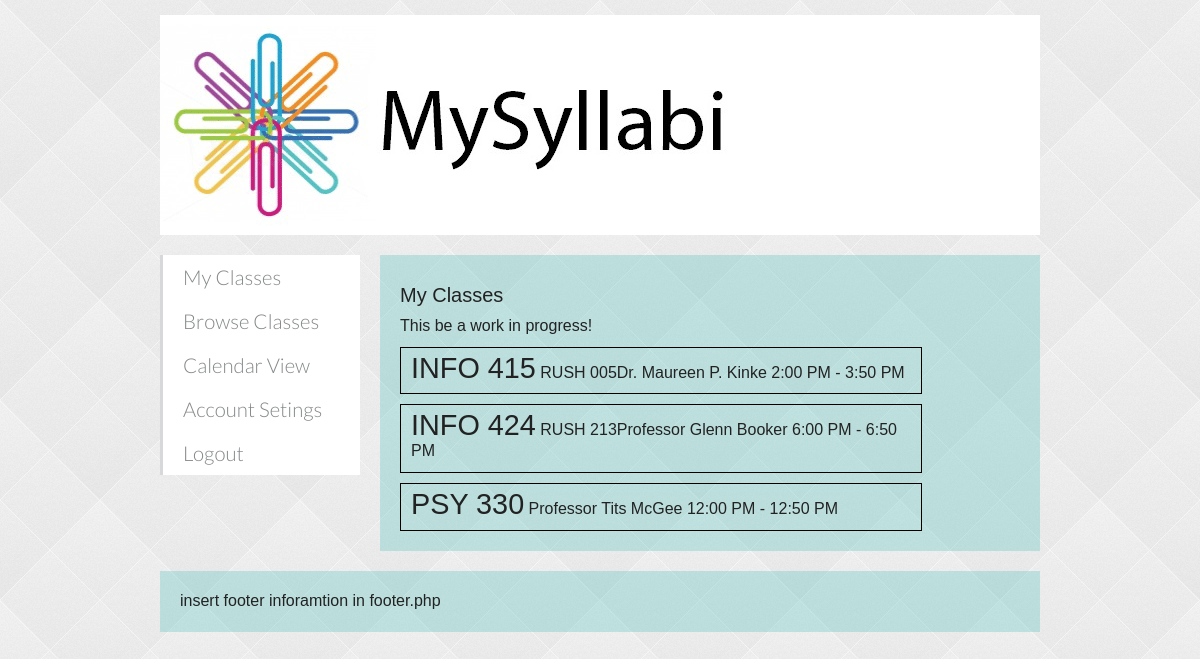
The app's page /myClasses.php (signed in), older data.
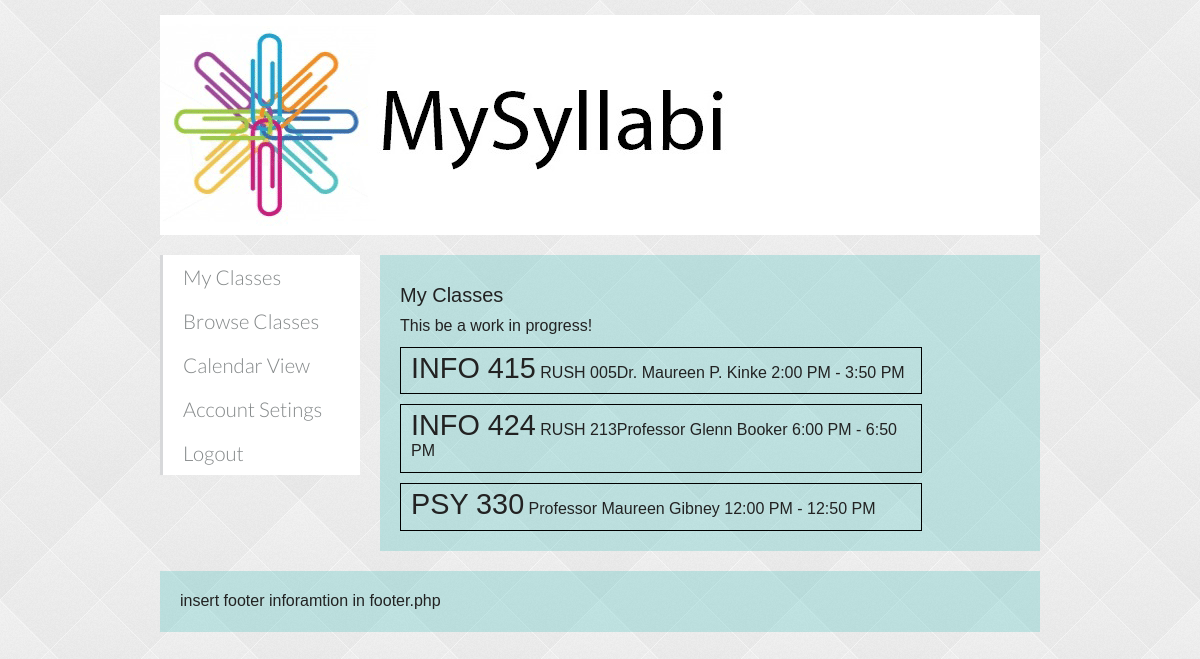
The same page, newer data.
### tables this page shows
CREATE TABLE IF NOT EXISTS `classes` (
  `ID` int(10) NOT NULL AUTO_INCREMENT,
  `creatorID` int(10) NOT NULL,
  `name` varchar(12) NOT NULL,
  `section` int(5) NOT NULL,
  `startTime` time NOT NULL,
  `endTime` time NOT NULL,
  `professor` varchar(40) NOT NULL,
  `description` varchar(1000) DEFAULT NULL,
  `officeHoursStart` time DEFAULT NULL,
  `officeHoursEnd` time DEFAULT NULL,
  `officeHoursLocation` varchar(40) DEFAULT NULL,
  `classLocation` varchar(40) DEFAULT NULL,
  `CRN` int(5) DEFAULT NULL,
  PRIMARY KEY (`ID`)
);

### myClasses.php (the view, shortened to what this page needs)
<!DOCTYPE html>
            <?php
            include ("header.php");
            include 'php/connect.php'
            ?>
    <div id="mainContent">
        <div id="sideBar">
             <?php
            include ("userNav.php");
             ?>
        </div>
        <div id="content" class="stiched">
           <div class="contentHead">My Classes</div>  This be a work in progress!
           <?php
    $result = mysqli_query($con,"SELECT *, TIME_FORMAT(startTime, '%l:%i %p') as 'ampmStartTime', TIME_FORMAT(endTime, '%l:%i %p') as 'ampmEndTime' FROM classes");
while($row = mysqli_fetch_array($result))
  {
  echo "<div class='class'>";
  echo "<span class='clName'>" . $row['name'] . "</span> " . $row['classLocation'];
  echo $row['professor'] . " " . $row['ampmStartTime']. " - " .  $row['ampmEndTime'] ;
  echo "</div>";
  }
           ?>
        </div>
        <div class="clearfix"></div>
    </div>
        <?php
            include ("footer.php");
        ?>
        </div>
    </body>
</html>

### header.php (shortened to what this page needs)
?><head>
        <link rel="stylesheet" href="css/normalize.css">
        <link rel="stylesheet" href="css/main.css">
    </head>
    <body>
        <div id="main">
<div id="header">
    <div id="logodiv" onclick="location.href='home.php';">
        <div id="logo"></div>
        <div id="logoText"></div>
    </div>
</div>

### userNav.php (shortened to what this page needs)
<div id='cssmenu'>
<ul>
   <li class='active'><a href='myClasses.php'><span>My Classes</span></a></li>
   <li><a href='browseClasses.php'><span>Browse Classes</span></a></li>
   <li class='has-sub'><a href='?e=3'><span>Calendar View</span></a>
   </li>
   <li><a href='?e=3'><span>Account Setings</span></a></li>
   <li class='last'><a href='logout.php'><span>Logout</span></a></li>
</ul>
</div>

### footer.php
<footer class="stiched">insert footer inforamtion in footer.php</footer>

### css/main.css (style rules this page uses)
html, body { height: 100%; background-image: url("../img/diamond_upholstery.png"); }
body { font-size: 1em; line-height: 1.4; }
#header { margin-bottom: 15px; background-color: white; margin: 10px; }
#logodiv { background-color: white; width: 100%; }
#logo { height:220px; width: 217px; background-image: url("../img/goodMySyllabi_Logo.gif"); float: left; }
#logoText { height:220px; width: 355px; background-image: url("../img/goodMySyllabi_Text.gif"); float: left; }
#main { width: 900px; margin: 0 auto; padding: 5px 0px; }
#sideBar { width: 200px; float: left; margin: 10px; }
#sideBar a { font-size: .85em; }
#content { width: 620px; float: left; }
.contentHead { width:auto; text-align: left; font-size: 20px; padding: 10px 0px; }
.stiched { padding: 20px; margin: 10px; font-weight: bold; line-height: 1.3em; font-weight: normal; background: rgba(78,191,189,.3); }
.class { width: 500px; padding: 10px; border: solid 1px black; margin-top: 10px; }
.clName { font-size: 1.8em; }
#cssmenu, #cssmenu ul, #cssmenu ul li, #cssmenu ul ul { list-style: none; margin: 0; padding: 0; border: 0; }
#cssmenu ul { position: relative; z-index: 597; float: left; }
#cssmenu ul li { float: left; min-height: 1px; line-height: 1em; vertical-align: middle; }
#cssmenu ul li { float: none; }
#cssmenu { font-family: 'Lato', sans-serif; font-size: 24px; width: 200px; }
#cssmenu ul a, #cssmenu ul a:link, #cssmenu ul a:visited { display: block; color: #848889; text-decoration: none; font-weight: 300; }
#cssmenu > ul { float: none; }
#cssmenu ul { background: #fff; }
#cssmenu > ul > li { border-left: 3px solid #d7d8da; }
#cssmenu > ul > li > a { padding: 10px 20px; }
.clearfix:before, .clearfix:after { content: " "; display: table; }
.clearfix:after { clear: both; }
.clearfix { *zoom: 1; }

Row changes from the older to the newer data that the page shows:
changed classes "PSY 330": professor "Professor Tits McGee" → "Professor Maureen Gibney"
